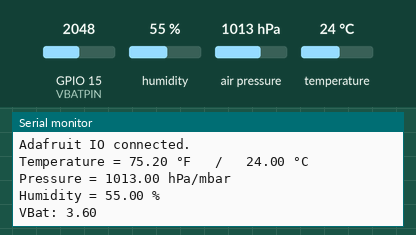
Simulated run of this program. Board: ESP32. Shown: the last lines printed to the serial monitor. The inputs (shaded band) are chosen by the test bench; at power-on: humidity 55 %, GPIO 15 (VBATPIN) = 2048, air pressure 1013 hPa, temperature 24 °C. Not simulated (calls return 0 or success): secret.h.

Above: at 2.7 s.
2.8 s: humidity set to 22 %
At 4.2 s:
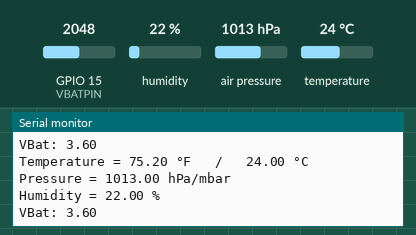
4.3 s: GPIO 15 (VBATPIN) set to 2866
At 5.6 s:
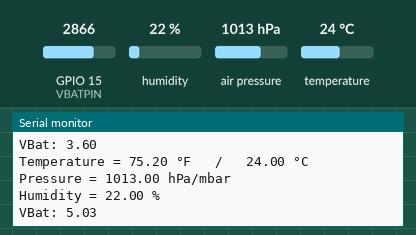
5.8 s: air pressure set to 952 hPa
At 6.6 s:
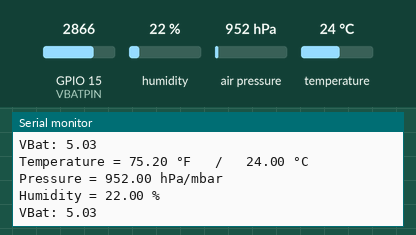
7.3 s: temperature set to 12 °C
8.8 s: GPIO 15 (VBATPIN) set to 3972
At 10.2 s:
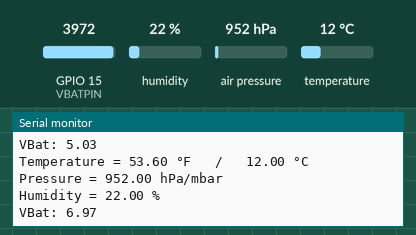
Timing chart, 0 to 11.3 s (numbered marks = the images above; inputs shaded):
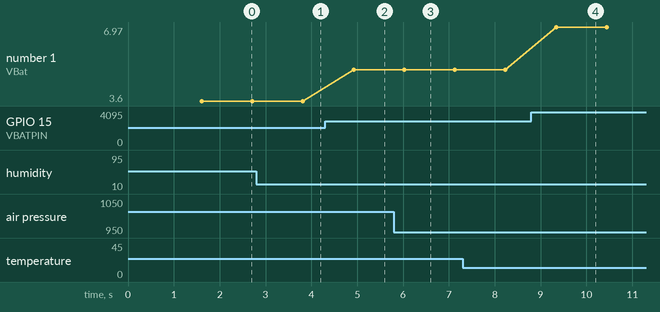

The program:

main.cpp
```cpp
#include <Arduino.h>
#include <Wire.h>
#include <SPI.h>
#include <Adafruit_Sensor.h>
#include <Adafruit_BME280.h>
#include <AdafruitIO_WiFi.h>

#include "secret.h"

#define BME_SCK 13
#define BME_MISO 12
#define BME_MOSI 11
#define BME_CS 10

#define VBATPIN A13
const float ADC_VOLT_CORRECTION = 0.0017558602388324;

uint64_t sleepTime = 60 * 1000000; //seconds


AdafruitIO_WiFi io(IO_USERNAME, IO_KEY, WIFI_SSID, WIFI_PASS);

Adafruit_BME280 bme; // I2C

AdafruitIO_Feed *huzzah_temperature = io.feed("temperature");
AdafruitIO_Feed *huzzah_humidity = io.feed("humidity");
AdafruitIO_Feed *huzzah_pressure = io.feed("pressure");
AdafruitIO_Feed *huzzah_battery_voltage = io.feed("vbatt");

void setup()
{
  Serial.begin(115200);
  while (!Serial)
    ; // time to get serial running

  esp_err_t result = esp_sleep_enable_timer_wakeup(sleepTime);

  if (result == ESP_OK)
  {
    Serial.println("Timer Wake-Up set successfully as wake-up source.");
  }
  else
  {
    Serial.println("Failed to set Timer Wake-Up as wake-up source.");
  }

  unsigned status;

  // default settings
  status = bme.begin();
  // You can also pass in a Wire library object like &Wire2
  // status = bme.begin(0x76, &Wire2)
  if (!status)
  {
    Serial.println("Could not find a valid BME280 sensor, check wiring, address, sensor ID!");
    Serial.print("SensorID was: 0x");
    Serial.println(bme.sensorID(), 16);
    Serial.print("        ID of 0xFF probably means a bad address, a BMP 180 or BMP 085\n");
    Serial.print("   ID of 0x56-0x58 represents a BMP 280,\n");
    Serial.print("        ID of 0x60 represents a BME 280.\n");
    Serial.print("        ID of 0x61 represents a BME 680.\n");
    while (1)
      delay(10);
  }

  Serial.println();

  io.connect();
  while (io.status() < AIO_CONNECTED)
  {
    Serial.print(".");
    delay(500);
  }

  // we are connected
  Serial.println();
  Serial.println(io.statusText());
}

void loop()
{
  // io.run(); is required for all sketches.
  // it should always be present at the top of your loop
  // function. it keeps the client connected to
  // io.adafruit.com, and processes any incoming data.
  io.run();

  // put your main code here, to run repeatedly:
  Serial.print("Temperature = ");
  float temp = bme.readTemperature();
  float tempF = temp * 9.0 / 5.0 + 32.0;
  Serial.print(tempF);
  Serial.print(" °F   /   ");
  Serial.print(temp);
  Serial.println(" °C");

  huzzah_temperature->save(tempF, 0, 0, 0, 2);

  Serial.print("Pressure = ");
  float pressure = bme.readPressure() / 100.0F;
  Serial.print(pressure);
  Serial.println(" hPa/mbar");

  huzzah_pressure->save(pressure, 0, 0, 0, 2);

  Serial.print("Humidity = ");
  float humidity = bme.readHumidity();
  Serial.print(humidity);
  Serial.println(" %");

  huzzah_humidity->save(humidity, 0, 0, 0, 2);

  float measuredvbat = analogRead(VBATPIN) * ADC_VOLT_CORRECTION;

  Serial.print("VBat: ");
  Serial.println(measuredvbat);

  huzzah_battery_voltage->save(measuredvbat, 0, 0, 0, 2);

  Serial.println();
  esp_light_sleep_start();     // Enter light sleep
}
```

Measured:
- after the input at 2.8 s, the serial monitor: prints a new line after 1.0 s (image 1)
- after the input at 4.3 s, the serial monitor: prints a new line after 0.62 s (image 2)
- after the input at 5.8 s, the serial monitor: prints a new line after 0.22 s (image 3)
- after the input at 8.8 s, the serial monitor: prints a new line after 0.54 s (image 4)
- plotted number 1: 3.6 → 5.03 after the input at 4.3 s, 5.03 → 6.97 after the input at 8.8 s
